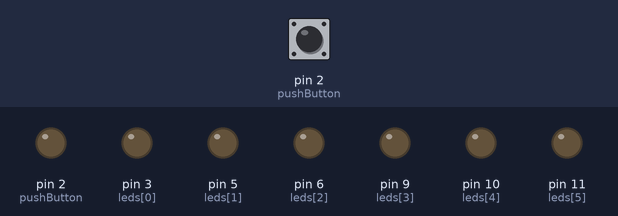
A sketch run on a simulated Arduino Uno, built with avr-gcc and run on an emulated ATmega328P. Shown: output pins drawn as LEDs (lit = HIGH). Dashed ring = blinking. The inputs (shaded band) are chosen by the test bench; at power-on: pin 2 (pushButton) HIGH. Random numbers use the default seed unless the sketch sets one.

Above: at 1.25 s.
1.3 s: pin 2 (pushButton) pulled LOW for 0.15 s
At 1.5 s:
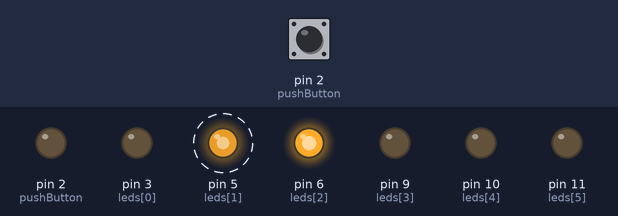
4.3 s: pin 2 (pushButton) pulled LOW for 1 s
At 5.7 s:
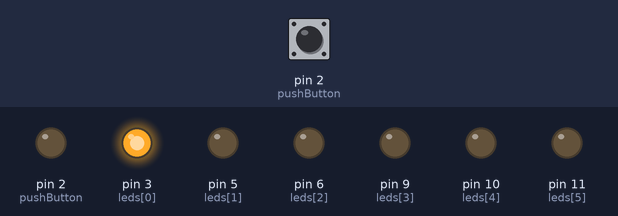
7.7 s: pin 2 (pushButton) pulled LOW for 0.15 s
10.8 s: pin 2 (pushButton) pulled LOW for 3.2 s
At 12.9 s:
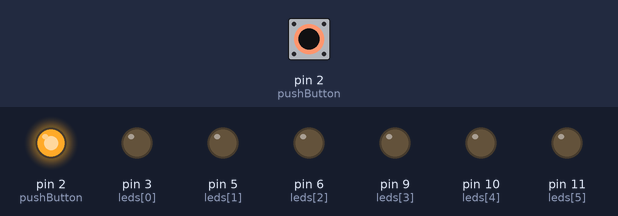
Timing chart, 0 to 14.6 s (numbered marks = the images above; inputs shaded):
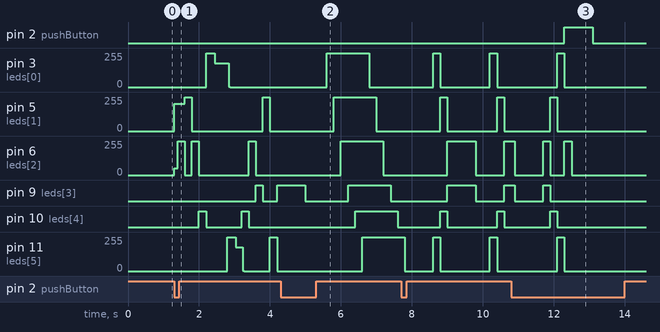

Measured:
- after the input at 4.3 s, pin 3 (leds[0]): 0/255 → 255/255 after 1.3 s, → 0/255 1.2 s later
- after the input at 10.8 s, pin 2 (pushButton): LOW → HIGH after 1.5 s, → LOW 0.80 s later

The sketch:

LedEffects.ino
```cpp
//common
int ledCount = 6;
int leds[] = {3,5,6,9,10,11};
int pushButton = 2;
int state = HIGH;
int last_state = HIGH;
int currentEffect = 0;
int amountEffects = 5;
unsigned long currentMillis;

//knightRider
int currentLed = 0;
int currentLedBrightness = 0;
int prevLed = -1;
int prevLedBrightness = 0;
int moveDirection = 1;  // 1 left to right, -1 right to left

//snake, splitIn, splitOut
unsigned long previousMillis = 0;
const long interval = 200;
int i, k, l = 0;
int brightness, brightness2, brightness3 = 0;

//random
int random_num = 0;
int previous = 0;

void setup() {
  randomSeed(analogRead(0));
  pinMode(pushButton, INPUT_PULLUP);
  for (int i = 0; i < ledCount; i++) {
    pinMode(leds[i], OUTPUT);
  }
}

void knightRider() {
  if (currentLedBrightness < 255) {
    currentLedBrightness = currentLedBrightness + 2;
    analogWrite(leds[currentLed], currentLedBrightness);
    if (prevLed >= 0) {
      if (currentLedBrightness < 255) {
        prevLedBrightness = 255 - currentLedBrightness;
      } else {
        prevLedBrightness = 0;
      }
      analogWrite(leds[prevLed], prevLedBrightness);
    }
  } else {
    prevLed = currentLed;
    if (currentLed == ledCount - 1) {
      moveDirection = -1;
    } else if (currentLed == 0) {
      moveDirection = 1;
    }
    currentLed = currentLed + (1 * moveDirection);
    currentLedBrightness = 0;
  }
  delay(1);
}

void snake() {
  if (currentMillis - previousMillis >= interval) {
    previousMillis = currentMillis;
    for (int j = 0; j <= i; j++){
      analogWrite(leds[j], brightness);
    }
    i++;
    if (i == ledCount) {
      brightness = (brightness == 0) ? 255 : 0;
      i = 0;
    }
  }
}

void splitIn() {
  if (currentMillis - previousMillis >= interval) {
    previousMillis = currentMillis;
    if (k > 0) {
      analogWrite(leds[k - 1], 0);
      analogWrite(leds[ledCount - k], 0);
    }
    analogWrite(leds[k], brightness2);
    analogWrite(leds[ledCount - k - 1], brightness2);
    if (k < ledCount/2) {
      k++;
    } else {
      brightness2 = (brightness2 == 0) ? 255 : 0;
      k = 0;
    }
  }
}

void splitOut() {
  if (currentMillis - previousMillis >= interval) {
    previousMillis = currentMillis;
    if (l > 0) {
      analogWrite(leds[ledCount/2 + l - 1], 0);
      analogWrite(leds[ledCount/2 - l], 0);
    }
    analogWrite(leds[ledCount/2 + l], brightness3);
    analogWrite(leds[ledCount/2 - l - 1], brightness3);
    if (l < ledCount/2) {
      l++;
    } else {
      brightness3 = (brightness3 == 0) ? 255 : 0;
      l = 0;
    }
  }
}

void randomLed() {
  analogWrite(leds[previous], 0);
  analogWrite(leds[random_num], 255);
  unsigned long currentMillis = millis();
  if (currentMillis - previousMillis >= interval) {
    previousMillis = currentMillis;
    previous = random_num;
    random_num = random(0, ledCount);
  }
}

int nextEffect() {
  if (currentEffect >= amountEffects - 1) {
    currentEffect = 0;
  } else {
    currentEffect++;
  }
  delay(100);
}

void loop() {
  currentMillis = millis();
  state = digitalRead(pushButton);
  if (state != last_state) {
    if (state == LOW) {
      nextEffect();
    }
  }
  last_state = state;
  switch (currentEffect) {
    case 0:
      knightRider();
      break;
    case 1:
      randomLed();
      break;
    case 2:
      snake();
      break;
    case 3:
      splitIn();
      break;
    case 4:
      splitOut();
      break;
  }
}
```
